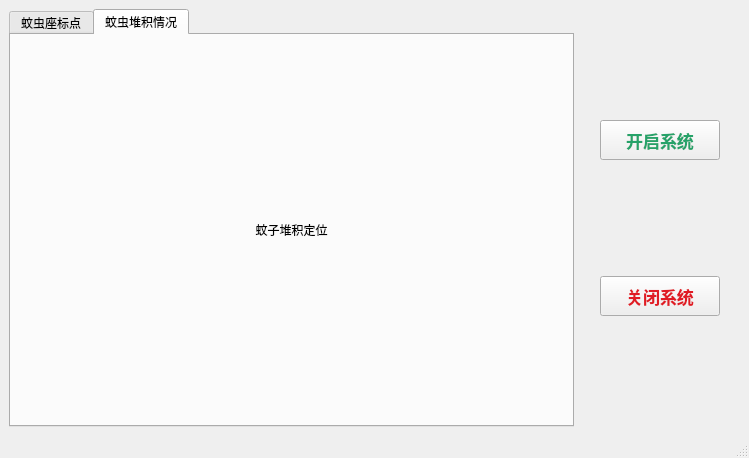
<?xml version="1.0" encoding="UTF-8"?>
<ui version="4.0">
 <class>MainWindow</class>
 <widget class="QMainWindow" name="MainWindow">
  <property name="geometry">
   <rect>
    <x>0</x>
    <y>0</y>
    <width>749</width>
    <height>458</height>
   </rect>
  </property>
  <property name="minimumSize">
   <size>
    <width>450</width>
    <height>337</height>
   </size>
  </property>
  <property name="maximumSize">
   <size>
    <width>820</width>
    <height>520</height>
   </size>
  </property>
  <property name="cursor">
   <cursorShape>ArrowCursor</cursorShape>
  </property>
  <property name="windowTitle">
   <string>MosqiBot</string>
  </property>
  <widget class="QWidget" name="centralwidget">
   <layout class="QGridLayout" name="gridLayout_2">
    <item row="0" column="0">
     <layout class="QHBoxLayout" name="horizontalLayout_3">
      <item>
       <widget class="QTabWidget" name="tabWidget">
        <property name="minimumSize">
         <size>
          <width>400</width>
          <height>300</height>
         </size>
        </property>
        <property name="maximumSize">
         <size>
          <width>800</width>
          <height>500</height>
         </size>
        </property>
        <property name="toolTip">
         <string/>
        </property>
        <property name="styleSheet">
         <string notr="true"/>
        </property>
        <property name="currentIndex">
         <number>1</number>
        </property>
        <widget class="QWidget" name="tab_target_img">
         <attribute name="title">
          <string>蚊虫座标点</string>
         </attribute>
         <layout class="QGridLayout" name="gridLayout_3">
          <item row="0" column="0">
           <widget class="QLabel" name="label_target">
            <property name="minimumSize">
             <size>
              <width>400</width>
              <height>300</height>
             </size>
            </property>
            <property name="font">
             <font>
              <family>aakar</family>
              <pointsize>10</pointsize>
              <italic>false</italic>
              <bold>false</bold>
             </font>
            </property>
            <property name="layoutDirection">
             <enum>Qt::LeftToRight</enum>
            </property>
            <property name="text">
             <string>蚊子坐标定位</string>
            </property>
            <property name="alignment">
             <set>Qt::AlignCenter</set>
            </property>
           </widget>
          </item>
         </layout>
        </widget>
        <widget class="QWidget" name="tab_heap_img">
         <attribute name="title">
          <string>蚊虫堆积情况</string>
         </attribute>
         <layout class="QGridLayout" name="gridLayout">
          <item row="0" column="0">
           <widget class="QLabel" name="label_heap">
            <property name="minimumSize">
             <size>
              <width>400</width>
              <height>300</height>
             </size>
            </property>
            <property name="text">
             <string>蚊子堆积定位</string>
            </property>
            <property name="alignment">
             <set>Qt::AlignCenter</set>
            </property>
           </widget>
          </item>
         </layout>
        </widget>
       </widget>
      </item>
      <item>
       <layout class="QVBoxLayout" name="verticalLayout">
        <item>
         <spacer name="verticalSpacer_2">
          <property name="orientation">
           <enum>Qt::Vertical</enum>
          </property>
          <property name="sizeHint" stdset="0">
           <size>
            <width>20</width>
            <height>40</height>
           </size>
          </property>
         </spacer>
        </item>
        <item>
         <layout class="QHBoxLayout" name="horizontalLayout">
          <item>
           <spacer name="horizontalSpacer">
            <property name="orientation">
             <enum>Qt::Horizontal</enum>
            </property>
            <property name="sizeType">
             <enum>QSizePolicy::Fixed</enum>
            </property>
            <property name="sizeHint" stdset="0">
             <size>
              <width>20</width>
              <height>20</height>
             </size>
            </property>
           </spacer>
          </item>
          <item>
           <widget class="QPushButton" name="pushButton_on">
            <property name="minimumSize">
             <size>
              <width>120</width>
              <height>40</height>
             </size>
            </property>
            <property name="font">
             <font>
              <pointsize>13</pointsize>
              <bold>true</bold>
             </font>
            </property>
            <property name="cursor">
             <cursorShape>PointingHandCursor</cursorShape>
            </property>
            <property name="styleSheet">
             <string notr="true">color: rgb(38, 162, 105);</string>
            </property>
            <property name="text">
             <string>开启系统</string>
            </property>
           </widget>
          </item>
          <item>
           <spacer name="horizontalSpacer_2">
            <property name="orientation">
             <enum>Qt::Horizontal</enum>
            </property>
            <property name="sizeType">
             <enum>QSizePolicy::Minimum</enum>
            </property>
            <property name="sizeHint" stdset="0">
             <size>
              <width>20</width>
              <height>20</height>
             </size>
            </property>
           </spacer>
          </item>
         </layout>
        </item>
        <item>
         <spacer name="verticalSpacer">
          <property name="orientation">
           <enum>Qt::Vertical</enum>
          </property>
          <property name="sizeHint" stdset="0">
           <size>
            <width>20</width>
            <height>40</height>
           </size>
          </property>
         </spacer>
        </item>
        <item>
         <layout class="QHBoxLayout" name="horizontalLayout_2">
          <item>
           <spacer name="horizontalSpacer_3">
            <property name="orientation">
             <enum>Qt::Horizontal</enum>
            </property>
            <property name="sizeType">
             <enum>QSizePolicy::Fixed</enum>
            </property>
            <property name="sizeHint" stdset="0">
             <size>
              <width>20</width>
              <height>20</height>
             </size>
            </property>
           </spacer>
          </item>
          <item>
           <widget class="QPushButton" name="pushButton_off">
            <property name="minimumSize">
             <size>
              <width>120</width>
              <height>40</height>
             </size>
            </property>
            <property name="font">
             <font>
              <pointsize>13</pointsize>
              <bold>true</bold>
             </font>
            </property>
            <property name="cursor">
             <cursorShape>PointingHandCursor</cursorShape>
            </property>
            <property name="styleSheet">
             <string notr="true">color: rgb(224, 27, 36);</string>
            </property>
            <property name="text">
             <string>关闭系统</string>
            </property>
           </widget>
          </item>
          <item>
           <spacer name="horizontalSpacer_4">
            <property name="orientation">
             <enum>Qt::Horizontal</enum>
            </property>
            <property name="sizeType">
             <enum>QSizePolicy::Fixed</enum>
            </property>
            <property name="sizeHint" stdset="0">
             <size>
              <width>20</width>
              <height>20</height>
             </size>
            </property>
           </spacer>
          </item>
         </layout>
        </item>
        <item>
         <spacer name="verticalSpacer_3">
          <property name="orientation">
           <enum>Qt::Vertical</enum>
          </property>
          <property name="sizeHint" stdset="0">
           <size>
            <width>20</width>
            <height>40</height>
           </size>
          </property>
         </spacer>
        </item>
       </layout>
      </item>
     </layout>
    </item>
   </layout>
  </widget>
  <widget class="QStatusBar" name="statusbar"/>
 </widget>
 <resources/>
 <connections/>
</ui>
